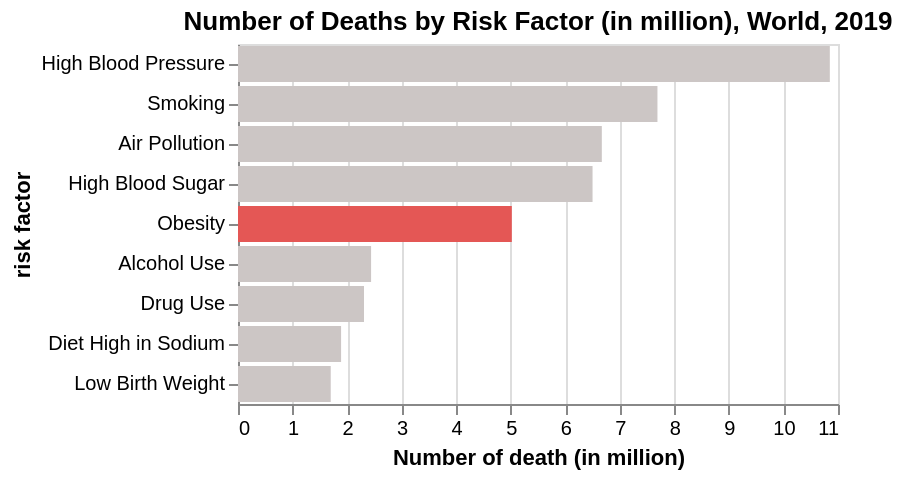

Here is the Vega-Lite specification saved for this chart:
### Vega-Lite specification from a JSON file in a GitHub repository (floating-point values rounded to 4 significant figures)
{"$schema": "https://vega.github.io/schema/vega-lite/v5.json", "description": "A simple bar chart with embedded data.", "width": 300, "title": "Number of Deaths by Risk Factor (in million), World, 2019", "data": {"values": [{"risk factor": "High Blood Pressure", "value": 10.85}, {"risk factor": "Smoking", "value": 7.69}, {"risk factor": "Air Pollution", "value": 6.67}, {"risk factor": "High Blood Sugar", "value": 6.5}, {"risk factor": "Obesity", "value": 5.02}, {"risk factor": "Alcohol Use", "value": 2.44}, {"risk factor": "Diet High in Sodium", "value": 1.89}, {"risk factor": "Drug Use", "value": 2.31}, {"risk factor": "Low Birth Weight", "value": 1.7}]}, "layer": [{"mark": "bar", "encoding": {"y": {"field": "risk factor", "type": "nominal", "sort": "-x", "axis": {"labelAngle": 0}}, "x": {"field": "value", "type": "quantitative", "title": "Number of death (in million)"}, "color": {"condition": [{"value": "#e45755", "test": {"field": "risk factor", "oneOf": ["Obesity"]}}], "value": "#ccc6c5"}, "tooltip": [{"field": "risk factor", "type": "nominal"}, {"field": "value", "type": "quantitative"}]}}], "config": {}}
